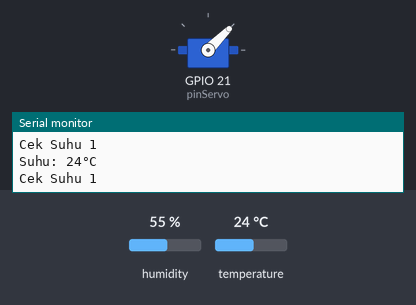
A sketch run on a simulated ESP32. On the bench: servo, the last lines printed to the serial monitor. The test bench sets the inputs (shaded band); at power-on: temperature 24 °C, humidity 55 %. WiFi joins after 1.5 s; servers stay silent unless stated; no MQTT or app messages arrive unless stated.

Above: at 3.2 s.
3.3 s: temperature set to 28 °C
At 4.7 s:
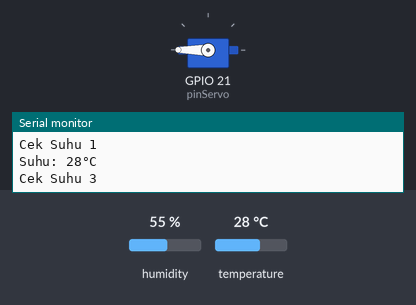
5.6 s: temperature set to 26 °C
At 6.7 s:
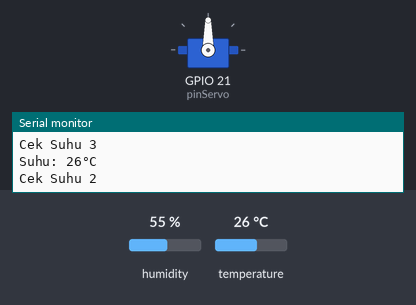
11.7 s: temperature set to 12 °C
At 13.4 s:
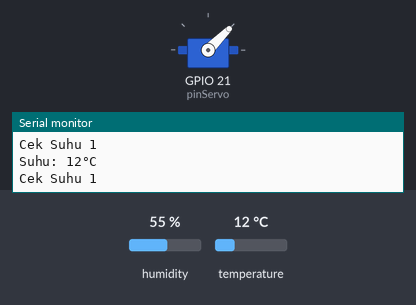
13.7 s: temperature set to 33 °C
At 15.7 s:
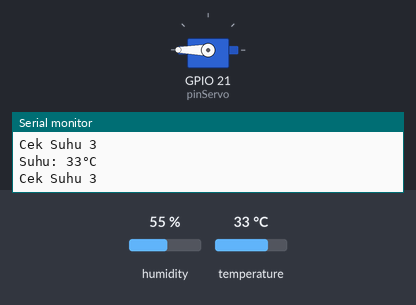
Timing chart, 0 to 16.8 s (numbered marks = the images above; inputs shaded):
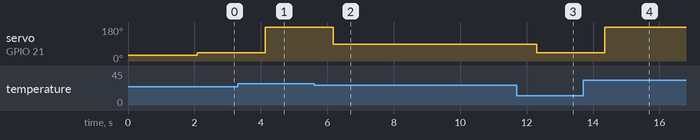

The sketch:

Mini_Project_3_MQTT.ino
```cpp
#include <WiFi.h>
#include <WiFiClient.h>
#include <MQTT.h>
#include <MQTTClient.h>
#include <Adafruit_Sensor.h>
#include <DHT.h>
#include <DHT_U.h>
#include <ESP32Servo.h>

//SSID dan Password Wifi
char ssid[] = "Tenda_597398";
char pass[] = "lunakucing";

//Pin yang dipakai
int pinServo = 21;
int pinSuhu = 26;

WiFiClient wifi;
MQTTClient client;
Servo servo;
int suhu =0;
String cekSuhu;
DHT dht11(pinSuhu, DHT11);
boolean statusTombol = true;
int cekOnOff=1;


void setup() {
  Serial.begin(115200);
  WiFi.begin(ssid, pass);
  dht11.begin();
  servo.attach(pinServo); // Servo pin berada di pin 21
  servo.write(30); // Program Berjalan, servo bergerak 30 Derajat
  client.begin("broker.shiftr.io", wifi);
  client.onMessage(messageReceived);


  connect(); // Mencoba connect ke wifi

}

void connect(){
  Serial.print("Connecting to WiFi...");
  while (WiFi.status() != WL_CONNECTED) {
    Serial.print(".");
    delay(1000);
  }

  Serial.print("\nconnecting...");
  while (!client.connect("ESP32", "6d3607d3", "3f9d55376e49a9f8")) { //
    Serial.print(".");
    delay(500);
  }

  Serial.println("\nconnected!");

  client.subscribe("/tombol"); // Untuk melihat di serial monitor
  client.subscribe("/suhu");
}

void messageReceived(String &topic, String &payload) {
  Serial.println("incoming: " + topic + " - " + payload); // Data yang masuk
  if (topic ==  "/tombol") {
    if (payload == "1") { // Jika Payload == 1
      Serial.print(" Tombol ON!!!");
      statusTombol = true; // Tombol On, Status menjadi True
      cekOnOff=1;
    } else {
      Serial.print(" Tombol OFF!!!");
      statusTombol = false; // Tombol Off, Stauts menjadi False
      cekOnOff=0;
    }
  }
}

void suhuToMove(){
  suhu = dht11.readTemperature();
  Serial.print("Suhu: ");
  Serial.print(suhu);
  Serial.println("°C ");
  cekSuhu = String(suhu);
  if(suhu<=25){
    servo.write(45);
    Serial.println("Cek Suhu 1");
  }
  if(suhu >= 26 && suhu <27){
    servo.write(90);
    Serial.println("Cek Suhu 2");
  }if(suhu >= 27){
    servo.write(180);
    Serial.println("Cek Suhu 3");
  }
}

void loop() {
  client.loop();
  delay(10);
  if (!client.connected()) {
    connect();
  }
  if(statusTombol == true){
    suhuToMove();
    client.publish("/suhu",cekSuhu);
  }
  delay(1000);
}
```

Measured:
- after the input at 3.3 s, servo on GPIO 21 (pinServo): 45° → 180° after 0.83 s
- after the input at 5.6 s, servo on GPIO 21 (pinServo): 180° → 90° after 0.58 s
- after the input at 11.7 s, servo on GPIO 21 (pinServo): 90° → 45° after 0.61 s
- after the input at 13.7 s, servo on GPIO 21 (pinServo): 45° → 180° after 0.66 s
